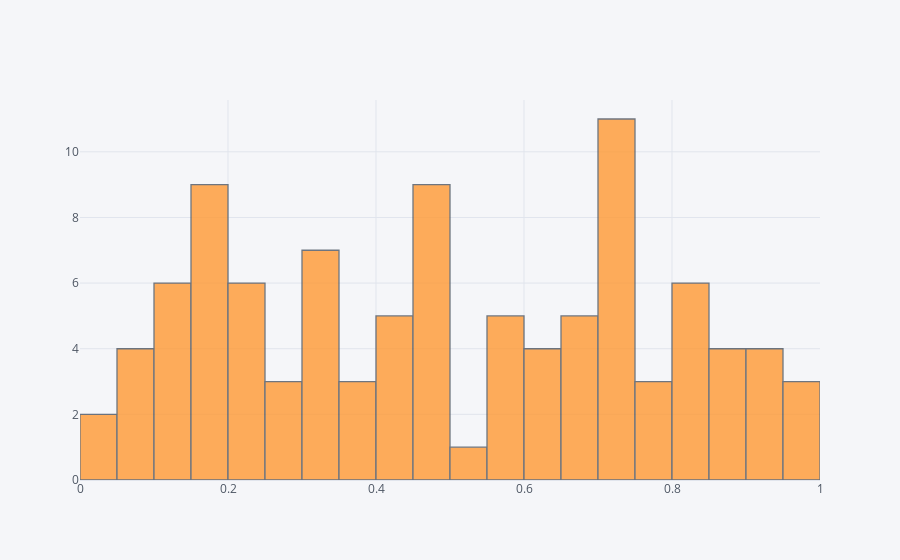

Source (notebook cell):
### Code cell
# Hist Plot

df1['A'].iplot(kind='hist',bins=40)

### Figure 1 — Plotly figure (JSON) as saved in the notebook; plotly's stock layout.template omitted (floating-point values rounded to 4 significant figures)
{"data": [{"histfunc": "count", "histnorm": "", "marker": {"color": "rgba(255, 153, 51, 1.0)", "line": {"color": "#4D5663", "width": 1.3}}, "name": "A", "nbinsx": 40, "opacity": 0.8, "orientation": "v", "type": "histogram", "x": [0.4532, 0.6083, 0.9178, 0.3759, 0.7539, 0.7276, 0.396, 0.5904, 0.4951, 0.2661, 0.7181, 0.4748, 0.3073, 0.1741, 0.2145, 0.9895, 0.2035, 0.1588, 0.8307, 0.3729, 0.1705, 0.3338, 0.8423, 0.4777, 0.143, 0.8582, 0.65, 0.3465, 0.4006, 0.726, 0.1288, 0.1811, 0.4373, 0.41, 0.5269, 0.477, 0.282, 0.4664, 0.1982, 0.1942, 0.611, 0.1645, 0.2349, 0.1645, 0.7153, 0.8575, 0.6565, 0.4636, 0.7472, 0.6269, 0.729, 0.7432, 0.7165, 0.6819, 0.9505, 0.3242, 0.7412, 0.6614, 0.7722, 0.4143, 0.802, 0.492, 0.3363, 0.8029, 0.8623, 0.1133, 0.09209, 0.8122, 0.5605, 0.1201, 0.882, 0.4835, 0.1615, 0.2328, 0.2809, 0.9372, 0.0601, 0.3035, 0.07477, 0.7065, 0.5927, 0.7241, 0.02419, 0.5931, 0.2063, 0.5724, 0.6847, 0.3212, 0.1354, 0.1085, 0.6808, 0.913, 0.9755, 0.001359, 0.4183, 0.2387, 0.05891, 0.9131, 0.8418, 0.7972]}], "layout": {"barmode": "overlay", "legend": {"bgcolor": "#F5F6F9", "font": {"color": "#4D5663"}}, "paper_bgcolor": "#F5F6F9", "plot_bgcolor": "#F5F6F9", "title": {"font": {"color": "#4D5663"}}, "xaxis": {"gridcolor": "#E1E5ED", "showgrid": true, "tickfont": {"color": "#4D5663"}, "title": {"font": {"color": "#4D5663"}, "text": ""}, "zerolinecolor": "#E1E5ED"}, "yaxis": {"gridcolor": "#E1E5ED", "showgrid": true, "tickfont": {"color": "#4D5663"}, "title": {"font": {"color": "#4D5663"}, "text": ""}, "zerolinecolor": "#E1E5ED"}}}
